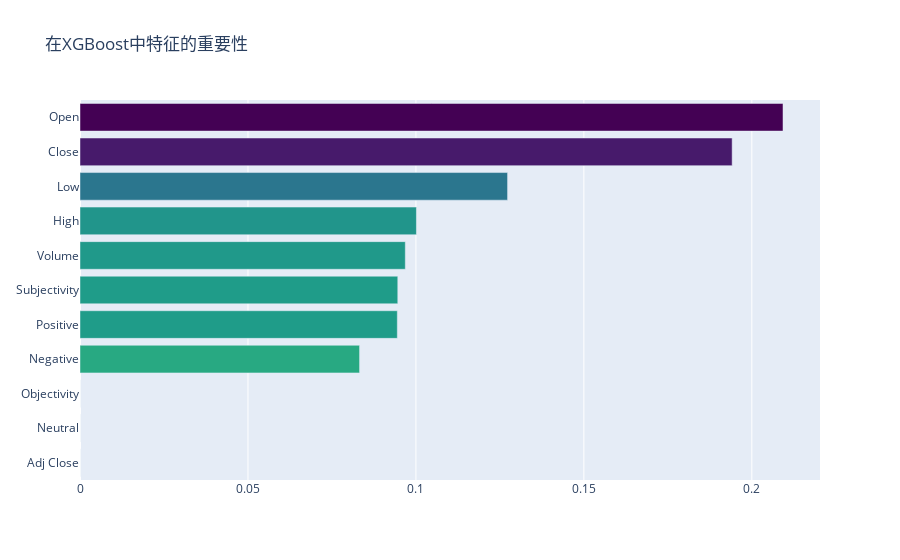

Write notebook code for a chart like this one.
### Code cell
features = merged_dataframe.drop(['Label','Date'],axis=1).columns.values

x, y = (list(x) for x in zip(*sorted(zip(model_xgb.feature_importances_, features), 
                                                            reverse = False)))
trace2 = go.Bar(
    x=x ,
    y=y,
    marker=dict(
        color=x,
        colorscale = 'Viridis',
        reversescale = True
    ),
    name='在XGBoost中特征的重要性',
    orientation='h',
)

layout = dict(
    title='在XGBoost中特征的重要性',
    yaxis=dict(
        showgrid=False,
        showline=False,
        showticklabels=True,
#         domain=[0, 0.85],
    ))

fig1 = go.Figure(data=[trace2])
fig1['layout'].update(layout)
py.iplot(fig1, filename='plots')

### Figure 1 — Plotly figure (JSON) as saved in the notebook; plotly's stock layout.template omitted (floating-point values rounded to 4 significant figures)
{"data": [{"marker": {"color": [0, 0, 0, 0.08322, 0.09447, 0.0946, 0.09684, 0.1002, 0.1273, 0.1941, 0.2093], "colorscale": [[0, "#440154"], [0.1111, "#482878"], [0.2222, "#3e4989"], [0.3333, "#31688e"], [0.4444, "#26828e"], [0.5556, "#1f9e89"], [0.6667, "#35b779"], [0.7778, "#6ece58"], [0.8889, "#b5de2b"], [1, "#fde725"]], "reversescale": true}, "name": "在XGBoost中特征的重要性", "orientation": "h", "type": "bar", "x": [0, 0, 0, 0.08322, 0.09447, 0.0946, 0.09684, 0.1002, 0.1273, 0.1941, 0.2093], "y": ["Adj Close", "Neutral", "Objectivity", "Negative", "Positive", "Subjectivity", "Volume", "High", "Low", "Close", "Open"]}], "layout": {"title": {"text": "在XGBoost中特征的重要性"}, "yaxis": {"showgrid": false, "showline": false, "showticklabels": true}}}
